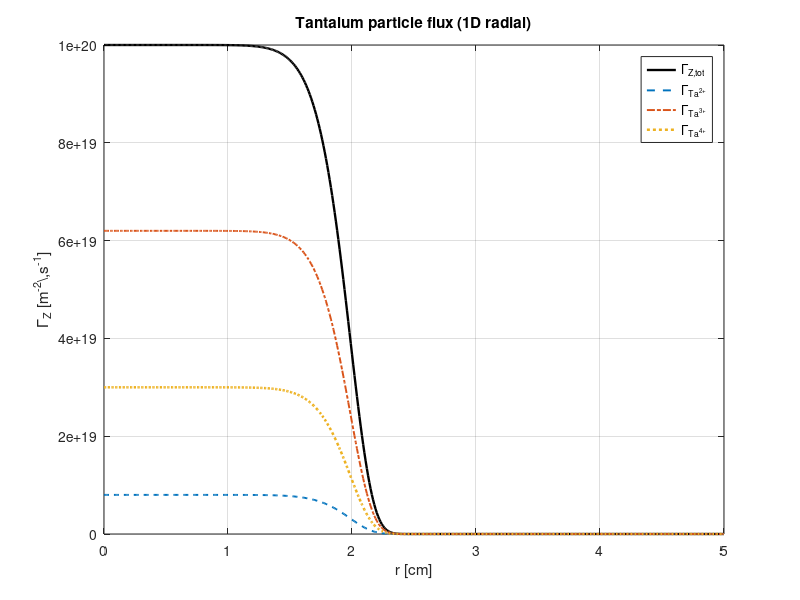
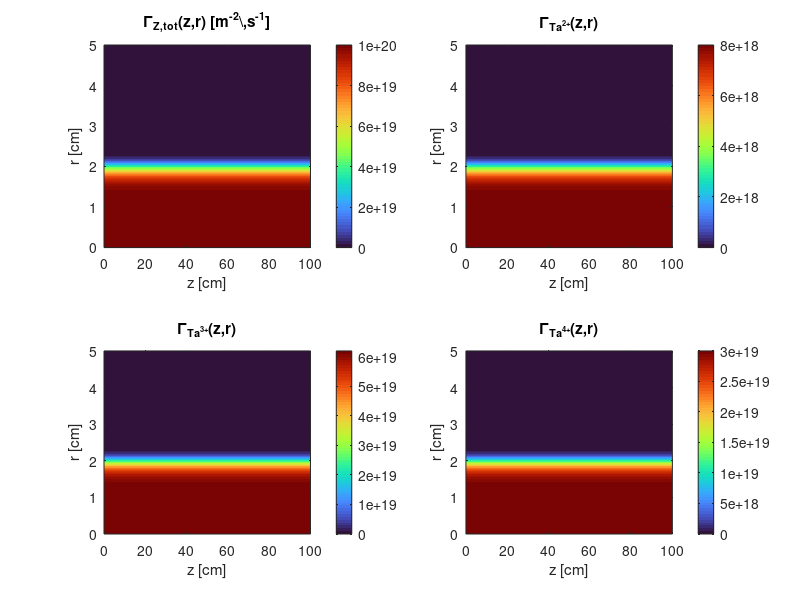

MATLAB code to generate these figures, in order: (Note: this script raises an error after producing the figures.)
%% plot_tantalum_fluxes_1D_2D.m
% Plots total and per-charge-state Tantalum particle fluxes:
%   1D radial:   Gamma_Z(r)
%   2D (z,r):    Gamma_Z(z,r)
% Uses workspace vars if available; otherwise reconstructs doc defaults.

clear; clc;

%% -------- Load from workspace if available --------
vars_ok = evalin('base','exist(''profiles'',''var'')');
if vars_ok
    P = evalin('base','profiles');
    r        = P.r_m;                   % [m]
    a        = P.meta.a_m;              % [m]
    mOrder   = P.meta.mOrder;
    SG       = P.SG;
    % Tantalum fractions (normalize for safety)
    f2 = P.tantalum.fractions.Ta2p; 
    f3 = P.tantalum.fractions.Ta3p; 
    f4 = P.tantalum.fractions.Ta4p; S=f2+f3+f4; f2=f2/S; f3=f3/S; f4=f4/S;
else
    % Rebuild doc defaults
    a = 0.02; mOrder = 12;
    r_max = 0.05; Nr = 501; r = linspace(0, r_max, Nr);
    SG = exp(-(r./a).^mOrder);
    f2=0.08; f3=0.62; f4=0.30; S=f2+f3+f4; f2=f2/S; f3=f3/S; f4=f4/S;
end

%% -------- Tantalum fluxes (doc) --------
% Total Ta flux: Gamma_Z(r) = 1e20 * SG  [m^-2 s^-1]
GammaZ_1D  = 1e20 * SG;                
% Split by charge state (same velocity, same fractions at sheath edge)
GammaZ2_1D = f2 * GammaZ_1D;
GammaZ3_1D = f3 * GammaZ_1D;
GammaZ4_1D = f4 * GammaZ_1D;

%% -------- 1D plots (radial) --------
r_cm = r*100;
figure(41); clf;
plot(r_cm, GammaZ_1D, 'k-', 'LineWidth', 1.7); hold on;
plot(r_cm, GammaZ2_1D, '--', 'LineWidth', 1.4);
plot(r_cm, GammaZ3_1D, '-.', 'LineWidth', 1.4);
plot(r_cm, GammaZ4_1D, ':',  'LineWidth', 1.8);
grid on; xlabel('r [cm]'); ylabel('\Gamma_Z [m^{-2}\,s^{-1}]');
title('Tantalum particle flux (1D radial)');
legend('\Gamma_{Z,tot}','\Gamma_{Ta^{2+}}','\Gamma_{Ta^{3+}}','\Gamma_{Ta^{4+}}','Location','northeast');

%% -------- 2D (z,r) maps with no parallel variation --------
Lz = 1.0; Nz = 401; Nr2 = 301;
z = linspace(0, Lz, Nz);
r2 = linspace(0, max(r), Nr2);
[Z,R] = meshgrid(z, r2);
SG2 = exp(-(R./a).^mOrder);

% Total and per-charge flux maps
GammaZ_2D  = 1e20 * SG2;         % [m^-2 s^-1]
GammaZ2_2D = f2 * GammaZ_2D;
GammaZ3_2D = f3 * GammaZ_2D;
GammaZ4_2D = f4 * GammaZ_2D;

% 2D plots
z_cm = z*100; r2_cm = r2*100;
figure(42); clf;
subplot(2,2,1);
imagesc(z_cm, r2_cm, GammaZ_2D); set(gca,'YDir','normal'); axis tight;
xlabel('z [cm]'); ylabel('r [cm]'); title('\Gamma_{Z,tot}(z,r) [m^{-2}\,s^{-1}]'); colorbar;

subplot(2,2,2);
imagesc(z_cm, r2_cm, GammaZ2_2D); set(gca,'YDir','normal'); axis tight;
xlabel('z [cm]'); ylabel('r [cm]'); title('\Gamma_{Ta^{2+}}(z,r)'); colorbar;

subplot(2,2,3);
imagesc(z_cm, r2_cm, GammaZ3_2D); set(gca,'YDir','normal'); axis tight;
xlabel('z [cm]'); ylabel('r [cm]'); title('\Gamma_{Ta^{3+}}(z,r)'); colorbar;

subplot(2,2,4);
imagesc(z_cm, r2_cm, GammaZ4_2D); set(gca,'YDir','normal'); axis tight;
xlabel('z [cm]'); ylabel('r [cm]'); title('\Gamma_{Ta^{4+}}(z,r)'); colorbar;
colormap(turbo);
sgtitle('Tantalum particle fluxes (2D z–r)');

%% -------- (Optional) consistency check against density & velocity --------
% If density and Ta velocity exist in the base workspace, verify Gamma = n*V
if vars_ok && isfield(P,'tantalum') && isfield(P.tantalum,'Vpar')
    try
        % Build 1D Gamma from stored n_tot and Vpar; compare to spec
        nTa_1D = P.tantalum.n_tot; VTa_1D = P.tantalum.Vpar;
        Gamma_from_nV_1D = nTa_1D .* VTa_1D;
        figure(43); clf;
        plot(r_cm, GammaZ_1D, 'k-', 'LineWidth',1.6); hold on;
        plot(r_cm, Gamma_from_nV_1D, 'r--', 'LineWidth',1.4);
        grid on; xlabel('r [cm]'); ylabel('\Gamma_Z [m^{-2}\,s^{-1}]');
        title('Consistency: \Gamma_Z(r) vs n_Z(r) V_{\parallel,Z}');
        legend('Spec: 1e20·SG', 'Computed: n_Z V_{\parallel,Z}', 'Location','northeast');
    catch
    end
end

%% -------- Save (optional) --------
save('tantalum_fluxes_1D_2D.mat', 'r','r_cm','z','z_cm','GammaZ_1D','GammaZ2_1D','GammaZ3_1D','GammaZ4_1D', ...
     'GammaZ_2D','GammaZ2_2D','GammaZ3_2D','GammaZ4_2D','a','mOrder');
